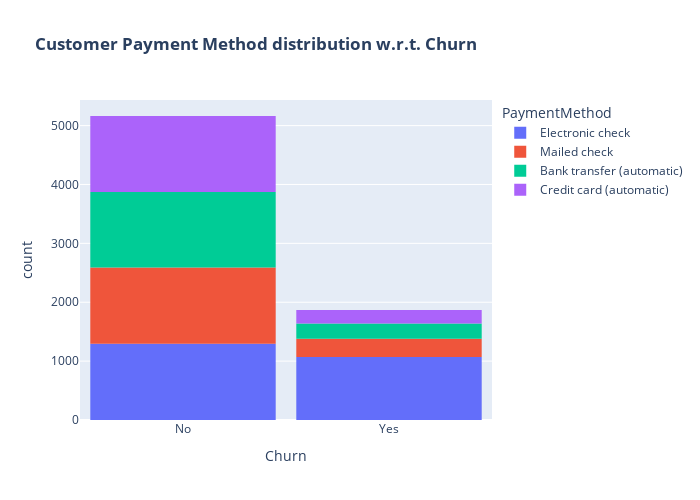

Notebook source saved alongside this figure:
### Code cell
fig = px.histogram(df, x="Churn", color="PaymentMethod", title="<b>Customer Payment Method distribution w.r.t. Churn</b>")
fig.update_layout(width=700, height=500, bargap=0.1)
fig.show()

### Figure 1 — Plotly figure (JSON) as saved in the notebook; plotly's stock layout.template omitted (floating-point values rounded to 4 significant figures; data arrays with more than 128 entries replaced by an {"elided": "..."} marker saying what was removed)
{"data": [{"alignmentgroup": "True", "bingroup": "x", "hovertemplate": "PaymentMethod=Electronic check<br>Churn=%{x}<br>count=%{y}<extra></extra>", "legendgroup": "Electronic check", "marker": {"color": "#636efa"}, "name": "Electronic check", "offsetgroup": "Electronic check", "orientation": "v", "showlegend": true, "type": "histogram", "x": {"elided": "2365 str values"}, "xaxis": "x", "yaxis": "y"}, {"alignmentgroup": "True", "bingroup": "x", "hovertemplate": "PaymentMethod=Mailed check<br>Churn=%{x}<br>count=%{y}<extra></extra>", "legendgroup": "Mailed check", "marker": {"color": "#EF553B"}, "name": "Mailed check", "offsetgroup": "Mailed check", "orientation": "v", "showlegend": true, "type": "histogram", "x": {"elided": "1604 str values"}, "xaxis": "x", "yaxis": "y"}, {"alignmentgroup": "True", "bingroup": "x", "hovertemplate": "PaymentMethod=Bank transfer (automatic)<br>Churn=%{x}<br>count=%{y}<extra></extra>", "legendgroup": "Bank transfer (automatic)", "marker": {"color": "#00cc96"}, "name": "Bank transfer (automatic)", "offsetgroup": "Bank transfer (automatic)", "orientation": "v", "showlegend": true, "type": "histogram", "x": {"elided": "1542 str values"}, "xaxis": "x", "yaxis": "y"}, {"alignmentgroup": "True", "bingroup": "x", "hovertemplate": "PaymentMethod=Credit card (automatic)<br>Churn=%{x}<br>count=%{y}<extra></extra>", "legendgroup": "Credit card (automatic)", "marker": {"color": "#ab63fa"}, "name": "Credit card (automatic)", "offsetgroup": "Credit card (automatic)", "orientation": "v", "showlegend": true, "type": "histogram", "x": {"elided": "1521 str values"}, "xaxis": "x", "yaxis": "y"}], "layout": {"bargap": 0.1, "barmode": "relative", "height": 500, "legend": {"title": {"text": "PaymentMethod"}, "tracegroupgap": 0}, "title": {"text": "<b>Customer Payment Method distribution w.r.t. Churn</b>"}, "width": 700, "xaxis": {"anchor": "y", "domain": [0, 1], "title": {"text": "Churn"}}, "yaxis": {"anchor": "x", "domain": [0, 1], "title": {"text": "count"}}}}
